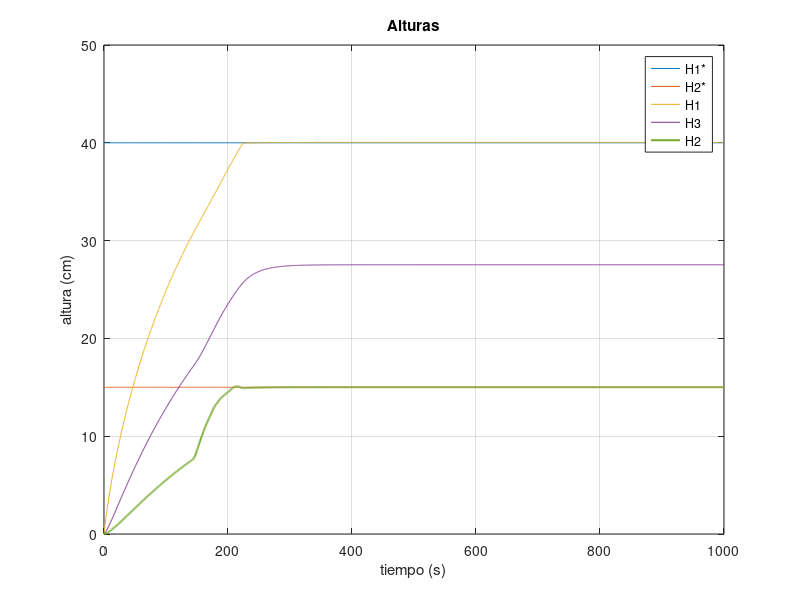
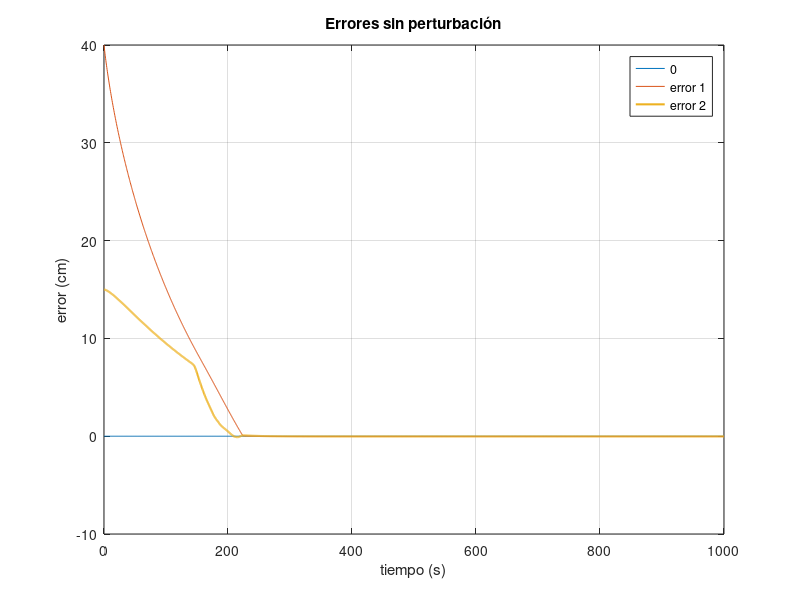
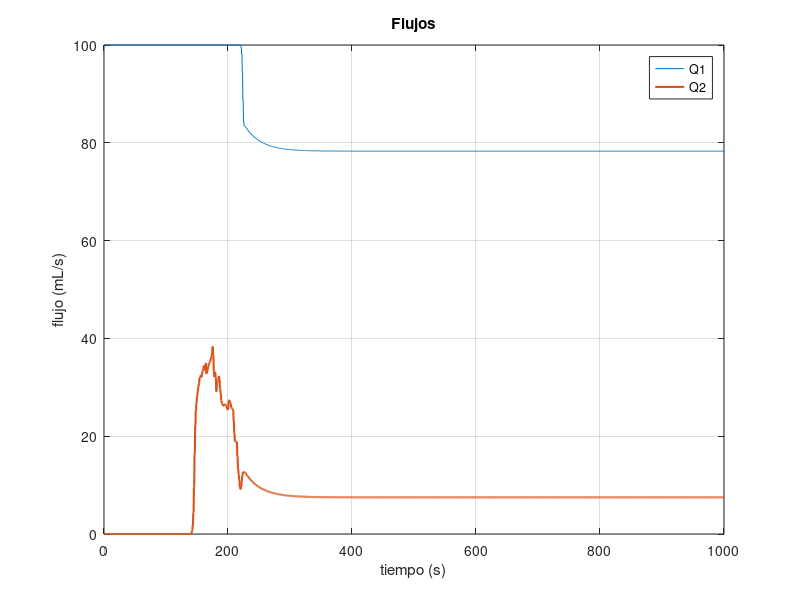

Source code (MATLAB) for these figures, in order:

clear all;

load("altura.mat");
load("error.mat");
load("flujo.mat");

figure(1)
plot(altura(1,:), altura(2,:)*100, altura(1,:), altura(3,:)*100, altura(1,:), altura(4,:)*100,altura(1,:), altura(5,:)*100, altura(1,:), altura(6,:)*100, 'linewidth', 1.5);
grid on;
xlabel('tiempo (s)');
ylabel('altura (cm)');
legend('H1*', 'H2*', 'H1', 'H3', 'H2');
title('Alturas');

figure(2)
plot(error(1,:), zeros(size(error(1,:))), error(1,:), error(2,:)*100, error(1,:), error(3,:)*100, 'linewidth', 1.5);
grid on;
xlabel('tiempo (s)');
ylabel('error (cm)');
legend('0', 'error 1', 'error 2');
title('Errores sin perturbación');

figure(3)
plot(flujo(1,:), flujo(2,:)*1000, flujo(1,:), flujo(3,:)*1000, 'linewidth',1.5);
grid on;
xlabel('tiempo (s)');
ylabel('flujo (mL/s)');
legend('Q1', 'Q2');
title('Flujos');

